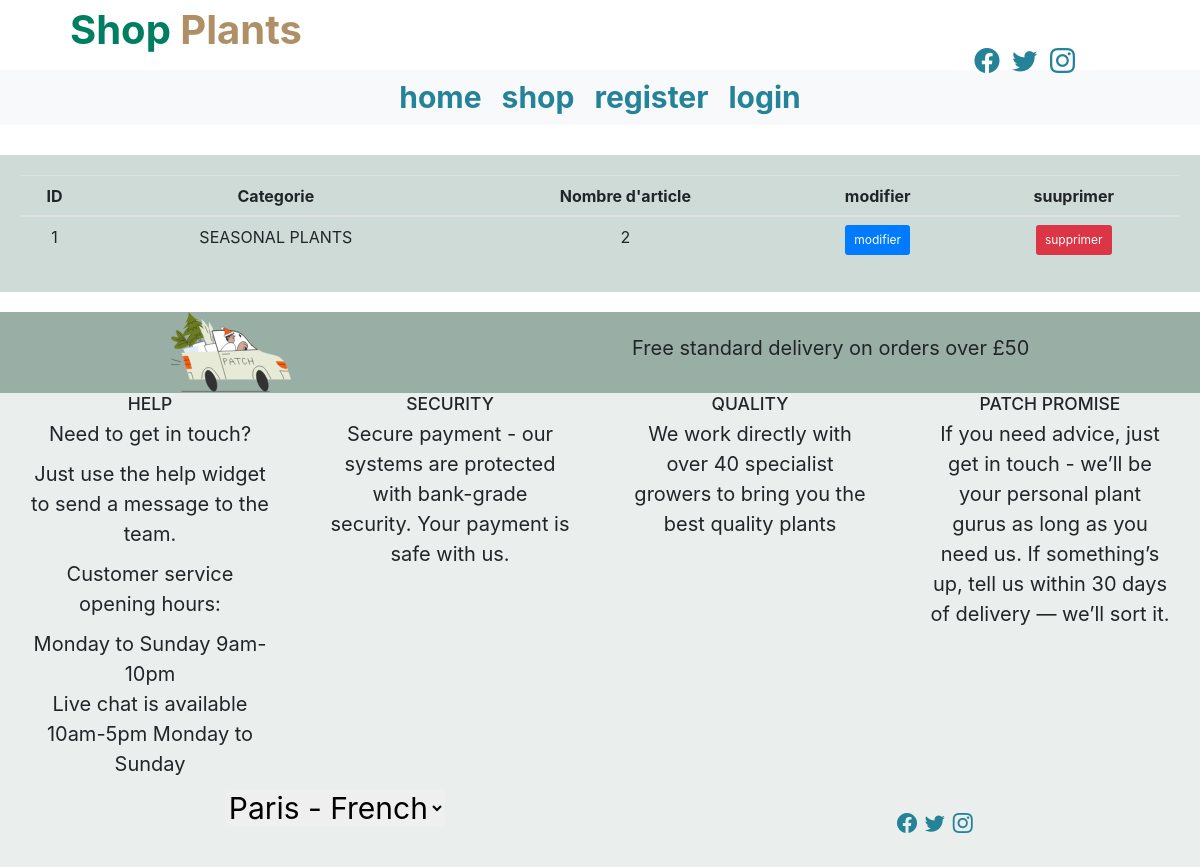
The page /admin/category.php on the database as committed earlier.
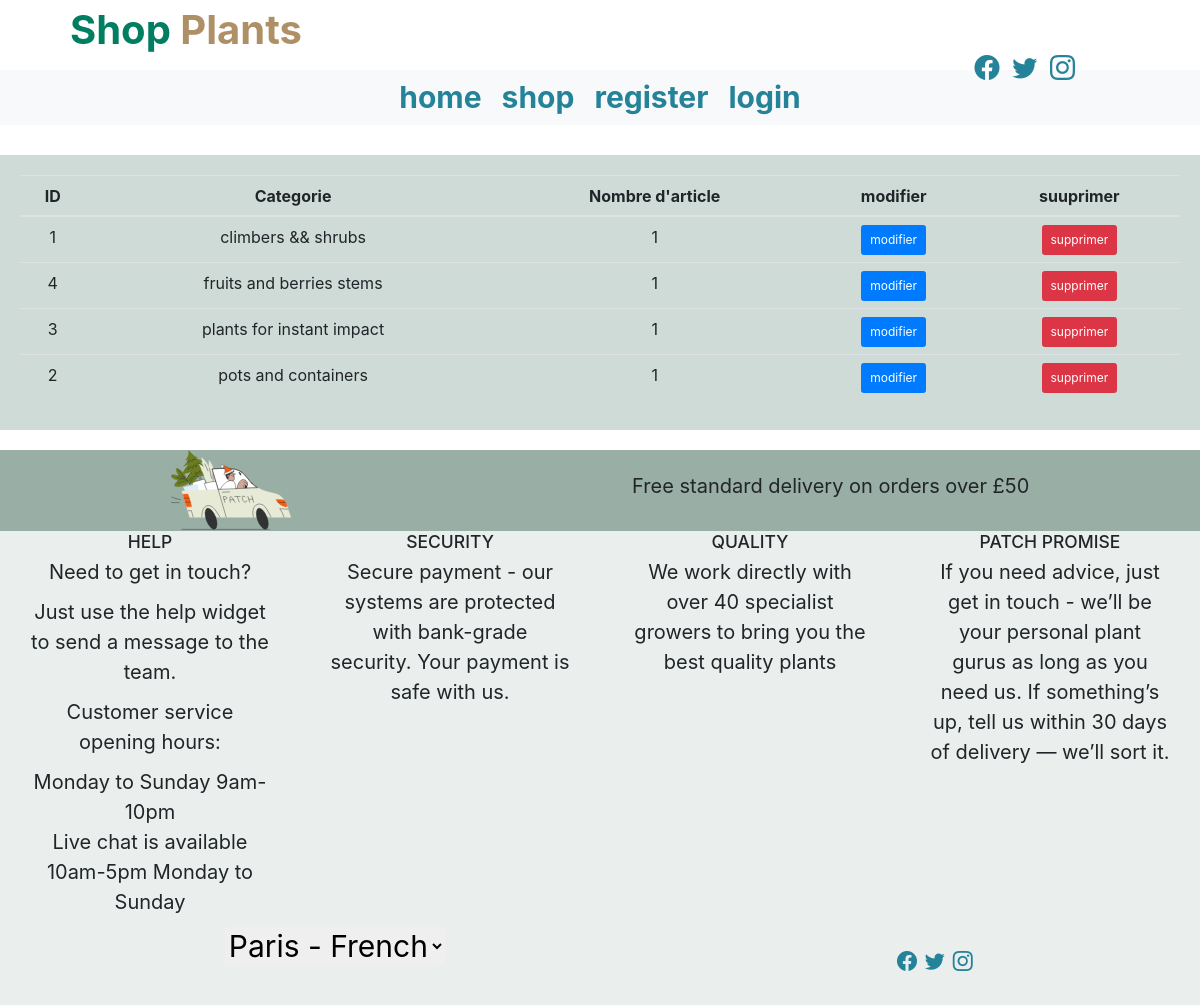
The same page on the database as committed later.
### tables this page shows
CREATE TABLE `categories` (
  `id` int(20) NOT NULL,
  `category` varchar(50) NOT NULL,
  `created-at` timestamp NOT NULL DEFAULT current_timestamp() ON UPDATE current_timestamp()
);

### admin/category.php (called while the page is built, shortened)
<?php
$dbh = new PDO('mysql:host=localhost;dbname=shop_plants',
'root','');
$query2 = $dbh->prepare(' SELECT `id`,COUNT(`category`) as count,`category`,`created-at` FROM `categories` GROUP BY `category` ');
$query2->execute();
$categories=$query2->fetchAll();
include "template.phtml";

### admin/category.phtml (the view)
<main class="categorypost">
  <table class="table">
    <thead>
      <tr>
        <th scope="col">ID</th>
        <th scope="col">Categorie</th>
       <th scope="col">Nombre d'article</th>
        <th scope="col">modifier</th>
        <th scope="col">suuprimer</th>
    </thead>
    <tbody>
    <?php foreach($categories as $category) : ?>
      <tr>
        <td><?=  $category['id']?></td>
        <td><?=  $category['category']?></td>
        <td><?=  $category['count']?></td>
        <td><a class="btn btn-primary" href="updatcateg.php?idchang=<?= $category['id'] ?>">modifier</a></td>
        <td><a class="btn btn-danger" href="deletecatg.php?idsupprime=<?= $category['id'] ?>">supprimer</a></td>
      </tr>
      <?php endforeach ;?>
    </tbody>
  </table>
</main>

### admin/template.phtml (shortened to what this page needs)
<!DOCTYPE html>
<html lang="en">
<head>
    <link rel="stylesheet" href="../css/style.css">
    <link rel="stylesheet" href="https://cdn.jsdelivr.net/npm/bootstrap@4.6.1/dist/css/bootstrap.min.css">
    <link rel="stylesheet" href="https://cdn.jsdelivr.net/npm/bootstrap-icons@1.7.2/font/bootstrap-icons.css">
</head>
<body>
    <header>
        <div class="nav1">
            <p ><strong><a href="#" class="p-title" ><span class="title">Shop</span> Plants</a></strong></p>
            <ul class="linksoc">
                <li>
                    <a href="#"><i class="bi bi-facebook"></i></a>
                    <a href="#"><i class="bi bi-twitter"></i></a>
                    <a href="#"><i class="bi bi-instagram"></i></a>
                </li>
            </ul>
        </div>
        <ul class="nav justify-content-center bg-light">
            <li class="nav-item">
                <a class="nav-link font-weight-bold active" href="../client/index.php">home</a>
            </li>
            <li class="nav-item">
                <a class="nav-link font-weight-bold" href="../client/shop.php">shop</a>
            </li>
            <li class="nav-item">
                <a class="nav-link font-weight-bold" href="../client/register.php">register</a>
            </li>
            <?php if((isset($_SESSION['user_id'])) && (!empty($_SESSION['user_id']))):?>
            <li class="nav-item">
                <a class="nav-link font-weight-bold" href="../client/deconnected.php">deconnect</a>
            </li>
            <?php else :?>
            <li class="nav-item">
                <a class="nav-link font-weight-bold" href="../client/login.php">login</a>
            </li>
            <?php endif;?>
        </ul>
        <?php include $template; ?>
    </header>
    <footer >
        <div class="delivery">
            <img src="../photos/delivery-van-christmas.svg" alt="dilevry">
            <p>Free standard delivery on orders over £50</p>
        </div>
        <div class="footer">
            <div class="service">
                <h3>HELP</h3>
                <p>Need to get in touch?</p>
                <p>Just use the help widget to send a message to the team.</p>
            <p> Customer service opening hours:</p>
            <span> Monday to Sunday 9am-10pm <span>
            <p> Live chat is available 10am-5pm Monday to Sunday</p>
            </div>
            <div>
                <h3>SECURITY</h3>
                <p>Secure payment - our systems are protected with bank-grade security. Your payment is safe with us.</p>
            </div>
            <div>
                <h3>QUALITY</h3>
                <p>We work directly with over 40 specialist growers to bring you the best quality plants</p>
            </div>
            <div>
                <h3>PATCH PROMISE</h3>
                <p>If you need advice, just get in touch - we’ll be your personal plant gurus as long as you need us. If something’s up, tell us within 30 days of delivery — we’ll sort it.</p>
            </div>
        </div>
        <div class="social">
            <select>
                <option value="fr-paris"><span class="text">Paris - French</span></option>
            </select>
            <ul class="social-footer">
                    <li>
                        <a href="#"><i class="bi bi-facebook"></i></a>
                        <a href="#"><i class="bi bi-twitter"></i></a>
                        <a href="#"><i class="bi bi-instagram"></i></a>
                    </li>
                </ul>
        </div>
</footer>
</body>
</html>

### css/style.css (style rules this page uses)
* { padding: 0; margin: 0; box-sizing: border-box; }
html { font-size: 10px; }
body { font-family: 'Rubik', sans-serif; font-size: 2rem; }
.title { color: #007e61; }
.nav1 p strong a { padding-top: 2rem; font-size: 4rem; color: #af9066; }
.nav li a,.linksoc li a,.social-footer li a .bi { color: #248299 ; font-size: 3rem; }
.linksoc { position: absolute; top: 8%; right: 5%; transform: translate(8%-5%); }
.linksoc li a { padding: 0.5rem; border-radius: 50%; font-size: 2.5rem; }
.linksoc { position: absolute; top: 5%; right: 10%; transform: translate(10%-5%) }
.nav1 p { margin-left: 7rem; }
.linksoc li { list-style-type: none; }
.footer { display: flex; justify-content: space-around; flex-wrap: nowrap; text-align: center; background-color: #eaefed; }
.footer div { flex-basis: 20%; font-size: 2rem; }
footer .delivery { display: flex; justify-content: space-around; background-color:#99aea5 ; align-items: center; font-size: 2rem; margin-top: 2rem; }
footer .delivery img { width: 10%; height: 10%; }
.social { display: flex; justify-content: space-around; align-items: center; background-color: #eaefed ; }
.social ul { list-style: none; }
.social-footer li a .bi { font-size: 2rem; padding: 0.25rem; border-radius: 100%; }
.social select { font-size: 3rem; margin-bottom: 4rem; outline: none; border: none; }
.updatpost,#mainpost, .categorypost,.formcateg, .addcateg { font-size: 1.6rem; margin-top: 3rem; padding: 2rem; background-color: #cedbd6; text-align: center; }
.table tr td a { font-size: 1.2rem; padding: 0.5rem 0.8rem; }
.updatpost table,#mainpost table, .tablepost, .categorypost table, .updatcateg, .authors { background-color: #cedbd6; }

Rows that differ between the two databases and show on the page:
changed categories id 1: category "SEASONAL PLANTS" → "climbers && shrubs"; count "2" → "1"
added categories: id "4", category "fruits and berries stems", count "1"
added categories: id "3", category "plants for instant impact", count "1"
now on this page (row edited): categories: id "2", category "pots and containers", count "1"
